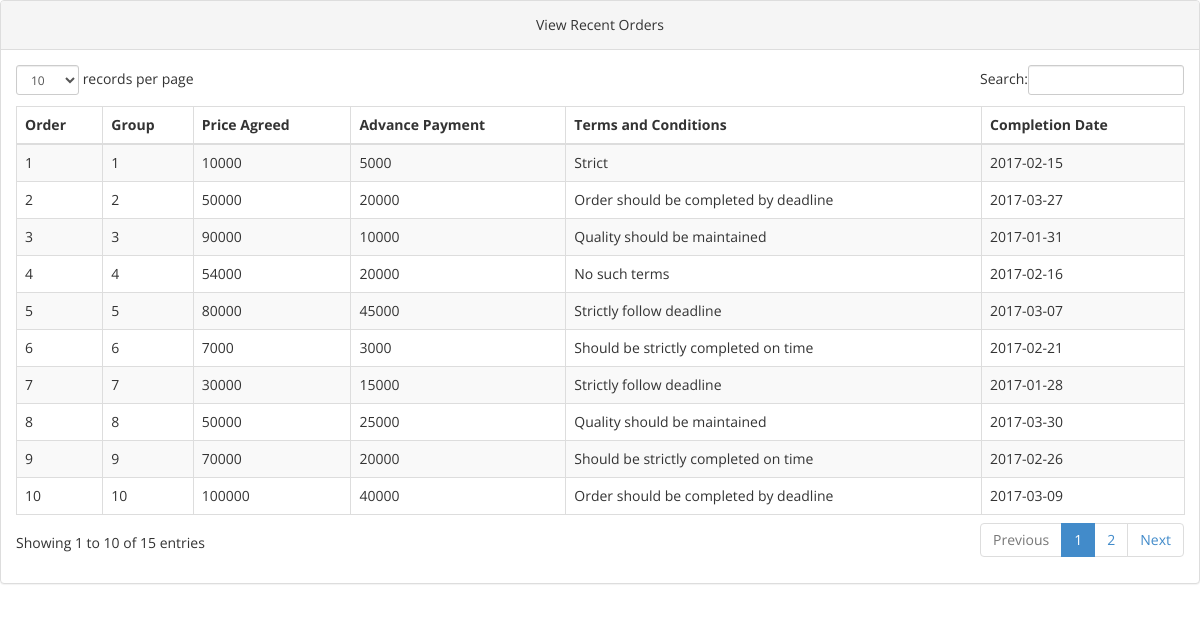
Screenshot of /aroundYou/table.php with the database file from the repository.
### tables this page shows
CREATE TABLE IF NOT EXISTS `orders` (
  `order_id` int(11) NOT NULL,
  `group_id` int(11) NOT NULL,
  `adv_id` int(11) NOT NULL,
  `completion_time` date NOT NULL,
  `price_agreed` int(11) NOT NULL,
  `terms_and_conditions` varchar(500) NOT NULL,
  `special_requirements` varchar(500) NOT NULL,
  `advance_payment` int(11) NOT NULL
);

### aroundYou/table.php (the view, shortened to what this page needs)
<!DOCTYPE html>
<html xmlns="http://www.w3.org/1999/xhtml">
<head>
    <link href="assets/css/bootstrap.css" rel="stylesheet" />
    <link href="assets/css/font-awesome.css" rel="stylesheet" />
    <link href="assets/js/dataTables/dataTables.bootstrap.css" rel="stylesheet" />
    <link href="assets/css/style.css" rel="stylesheet" />
</head>
<body>
<?php
include 'connect.php';
$sql_category = "SELECT * FROM `orders` ORDER BY completion_time DESC;";
$order_details = mysqli_query($connect,$sql_category);
?>
            <div class="row">
                <div class="col-md-12">
                    <div class="panel panel-default">
                        <div class="panel-heading">
                           <center>View Recent Orders</center>
                        </div>
                        <div class="panel-body">
                            <div class="table-responsive">
                                <table class="table table-striped table-bordered table-hover" id="dataTables-example">
                                    <thead>
                                        <tr>
                                            <th>Order</th>
                                            <th>Group</th>
                                            <th>Price Agreed</th>
                                            <th>Advance Payment</th>
                                            <th>Terms and Conditions</th>
                                            <th>Completion Date</th>
                                        </tr>
                                    </thead>
                                    <tbody>
                                        <?php
                                        while($row=mysqli_fetch_array($order_details)){
                                            echo '<tr class="odd gradeX"><td>'.$row['order_id'].'</td>';
                                            echo '<td>'.$row['group_id'].'</td>';
                                            echo '<td>'.$row['price_agreed'].'</td>';
                                            echo '<td>'.$row['advance_payment'].'</td>';
                                            echo '<td>'.$row['terms_and_conditions'].'</td>';
                                            echo '<td>'.$row['completion_time'].'</td></tr>';
                                        }
                                        ?>
                                    </tbody>
                                </table>
                            </div>
                        </div>
                    </div>
                </div>
            </div>
</body>
</html>

### assets/css/style.css (style rules this page uses)
body { font-family: 'Open Sans', sans-serif; line-height:28px; }
html, body { height: 80%; margin: 0; padding: 0; }

### rows the page displays
orders: order_id "8", group "8", price_agreed "50000", advance_payment "25000", terms_and_conditions "Quality should be maintained", completion_time "2017-03-30"
orders: order_id "2", group "2", price_agreed "50000", advance_payment "20000", terms_and_conditions "Order should be completed by deadline", completion_time "2017-03-27"
orders: order_id "10", group "10", price_agreed "100000", advance_payment "40000", terms_and_conditions "Order should be completed by deadline", completion_time "2017-03-09"
orders: order_id "5", group "5", price_agreed "80000", advance_payment "45000", terms_and_conditions "Strictly follow deadline", completion_time "2017-03-07"
orders: order_id "9", group "9", price_agreed "70000", advance_payment "20000", terms_and_conditions "Should be strictly completed on time", completion_time "2017-02-26"
orders: order_id "6", group "6", price_agreed "7000", advance_payment "3000", terms_and_conditions "Should be strictly completed on time", completion_time "2017-02-21"
orders: order_id "4", group "4", price_agreed "54000", advance_payment "20000", terms_and_conditions "No such terms", completion_time "2017-02-16"
orders: order_id "1", group "1", price_agreed "10000", advance_payment "5000", terms_and_conditions "Strict", completion_time "2017-02-15"
orders: order_id "3", group "3", price_agreed "90000", advance_payment "10000", terms_and_conditions "Quality should be maintained", completion_time "2017-01-31"
orders: order_id "7", group "7", price_agreed "30000", advance_payment "15000", terms_and_conditions "Strictly follow deadline", completion_time "2017-01-28"
